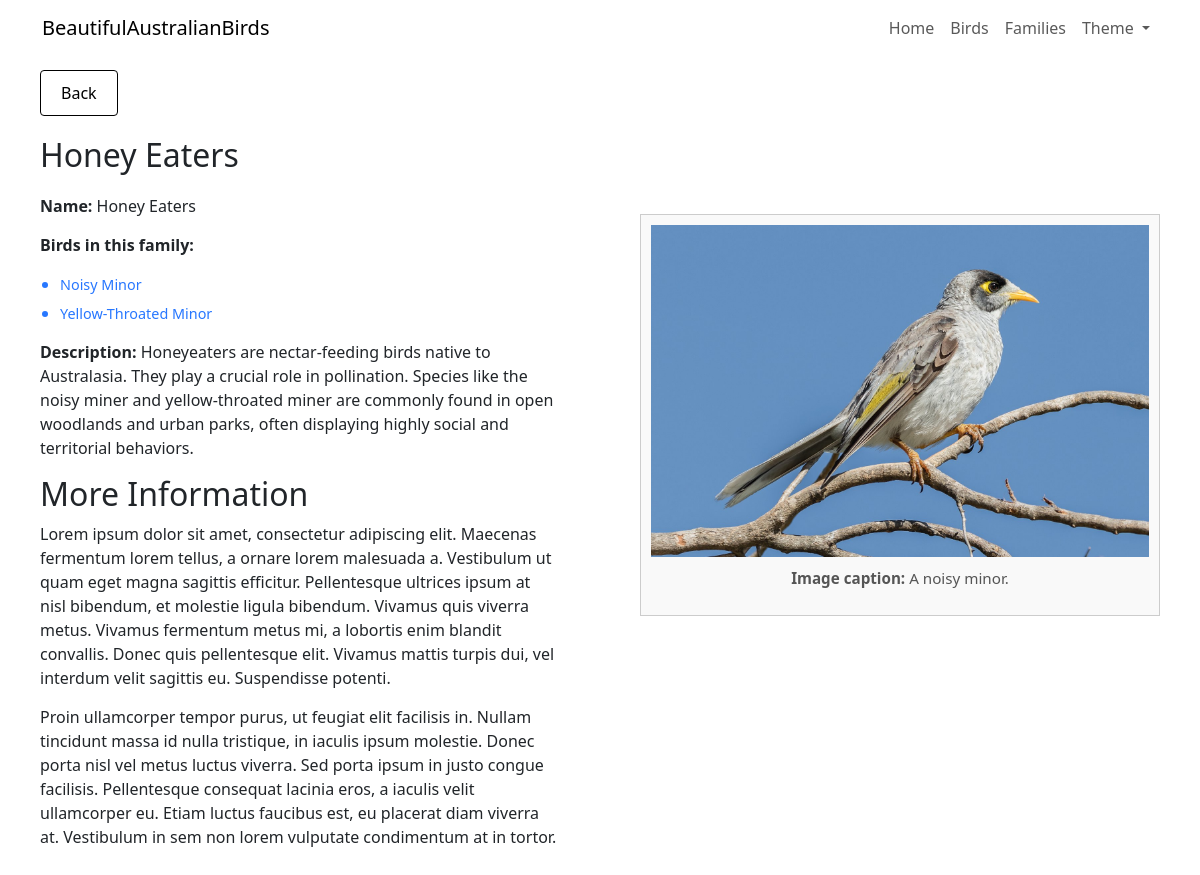
/moreInfo/families?family-ID=5, run on the app's committed database.
### tables this page shows
CREATE TABLE Families (
    family_ID INTEGER PRIMARY KEY AUTOINCREMENT,
    name TEXT NOT NULL,
    description TEXT NOT NULL,
    image_ID INTEGER NOT NULL,
    FOREIGN KEY (image_ID) REFERENCES Images(image_ID) 
);

CREATE TABLE Birds (
    bird_ID INTEGER PRIMARY KEY AUTOINCREMENT,
    name TEXT NOT NULL,
    scientific_name TEXT NOT NULL,
    family_ID INTEGER NOT NULL,
    size INTEGER NOT NULL,
    description TEXT NOT NULL,
    image_ID INTEGER NOT NULL,
    FOREIGN KEY (family_ID) REFERENCES Families(family_ID),
    FOREIGN KEY (image_ID) REFERENCES Images(image_ID) 
);

CREATE TABLE Images (
    image_ID INTEGER PRIMARY KEY AUTOINCREMENT,
    file_name TEXT NOT NULL,
    alt_text TEXT NOT NULL,
    caption TEXT NOT NULL
);

### main.py (the view)
@app.route("/moreInfo/families", methods=["GET"])
def moreInfoFamilies():
    family_ID = request.args.get('family-ID')
    familyInfo = db.getFamilyInfo(family_ID)
    return render_template("moreInfoFamilies.html", familyInfo=familyInfo)

### templates/moreInfoFamilies.html (shortened to what this page needs)
<!DOCTYPE html>
<html lang="en" class="no-theme-transition">
  <head>
    <link rel="stylesheet" href="{{ url_for('static', filename='styles.css') }}">
    <link rel="stylesheet" href="https://cdn.jsdelivr.net/npm/bootstrap@5.3.3/dist/css/bootstrap.min.css">
  </head>
  <body>
    <header class="fixed-top bg-white">
      <nav class="navbar navbar-expand-lg navbar-light">
        <div class="container">
            <a class="navbar-brand" href="/">BeautifulAustralianBirds</a>
            <div class="collapse navbar-collapse" id="mainNav">
                <ul class="navbar-nav ms-auto">
                  <li class="nav-item"><a class="nav-link" href="/">Home</a></li>
                  <li class="nav-item"><a class="nav-link" href="/#birds">Birds</a></li>
                  <li class="nav-item"><a class="nav-link" href="/#families">Families</a></li>
                  <li class="nav-item dropdown" id="themeDropdown">
                      <a class="nav-link dropdown-toggle" href="javascript:void(0)" id="themeDropdownLink"
                        role="button" data-bs-toggle="dropdown" aria-expanded="false">
                        Theme
                      </a>
                  </li>
                </ul>
            </div>
        </div>
      </nav>
    </header>
    <div class="left-column">
      <button class="back-button" id="backButton">Back</button>
      <h1>{{familyInfo["family_name"]}}</h1>
      <p><b>Name:</b> {{familyInfo["family_name"]}}</p>
      <p><b>Birds in this family:</b></p>
      <ul>
        {% for bird in familyInfo["birds_in_family"] %}
        <li style="color: #2777ff !important;"><a style="color: #2777ff !important;" href="/moreInfo/birds?bird-ID={{bird['bird_ID']}}">{{bird["bird_name"]}}</a></li>
        {% endfor %}
      </ul>
      <p><b>Description:</b> {{familyInfo["family_description"]}}</p>
      <div class="lorem">
          <h2>More Information</h2>
          <p>Lorem ipsum dolor sit amet, consectetur adipiscing elit. Maecenas fermentum lorem tellus, a ornare lorem malesuada a. Vestibulum ut quam eget magna sagittis efficitur. Pellentesque ultrices ipsum at nisl bibendum, et molestie ligula bibendum. Vivamus quis viverra metus. Vivamus fermentum metus mi, a lobortis enim blandit convallis. Donec quis pellentesque elit. Vivamus mattis turpis dui, vel interdum velit sagittis eu. Suspendisse potenti.</p>
          <p>Proin ullamcorper tempor purus, ut feugiat elit facilisis in. Nullam tincidunt massa id nulla tristique, in iaculis ipsum molestie. Donec porta nisl vel metus luctus viverra. Sed porta ipsum in justo congue facilisis. Pellentesque consequat lacinia eros, a iaculis velit ullamcorper eu. Etiam luctus faucibus est, eu placerat diam viverra at. Vestibulum in sem non lorem vulputate condimentum at in tortor.</p>
      </div>
    </div>
    <div class="right-column">
        <div class="image-box">
            <img
              id="focusImage"
              class="zoomable"
              alt="{{familyInfo['image_alt_text']}}"
              src="{{ url_for('static', filename='assets/images/' + familyInfo['image_file_name'])}}"
            >
            <p class="image-caption"><b>Image caption:</b> {{familyInfo["image_caption"]}}</p>
        </div>
    </div>
  </body>
</html>

### static/styles.css (style rules this page uses)
html { scroll-behavior: smooth; }
body { background-color: white; color: black; font-family: Arial, sans-serif; padding-top: 30px; }
nav { background-color: transparent; }
html, body, .navbar, .card, .main, .section, .families, .birds, .hero, select, .image-box { transition: background-color 1s ease; }
.left-column { width: 50%; padding: 40px; box-sizing: border-box; overflow-y: auto; align-self: flex-start; }
.left-column a { text-decoration: none; font-size: 0.9rem; }
.left-column h1 { font-size: 2rem; margin-bottom: 20px; }
.left-column p { line-height: 1.5; margin-bottom: 15px; font-size: 1rem; }
.left-column p b { font-weight: 600; }
.left-column ul { list-style-type: disc; padding-left: 20px; margin-bottom: 15px; font-size: 1rem; }
.left-column ul li { margin-bottom: 5px; }
.right-column { width: 50%; box-sizing: border-box; padding: 40px; display: flex; align-items: center; justify-content: center; }
.image-box { border: 1px solid #ccc; padding: 10px; box-sizing: border-box; background-color: #f9f9f9; text-align: center; max-height: 80vh; display: flex; flex-direction: column; justify-content: space-between; }
.image-box img { max-width: 100%; height: auto; border: none; display: block; margin: 0 auto; }
.image-caption { margin-top: 10px; font-size: 0.95rem; color: #555; }
.back-button { display: inline-block; margin-bottom: 20px; padding: 10px 20px; text-decoration: none; color: #000 !important; border: 1px solid #000; background-color: #fff !important; border-radius: 4px; font-size: 1rem; transition: border 0.3s ease, color 0.3s ease; cursor: pointer; }
.zoomable { cursor: zoom-in; }

### templates/moreInfoFamilies.html (style rules this page uses)
body { display: flex; flex-direction: row; margin: 0; height: 100vh; }

### data on the page
Families: family_name "Honey Eaters", family_description "Honeyeaters are nectar-feeding birds native to Australasia. They play a crucial role in pollination. Species like the noisy miner and yellow-throated miner are commonly found in open woodlands and urban parks, often displaying highly social and territorial behaviors."
Birds: bird_name "Noisy Minor"
Birds: bird_name "Yellow-Throated Minor"
Images: file_name (picture), image_caption "A noisy minor."
